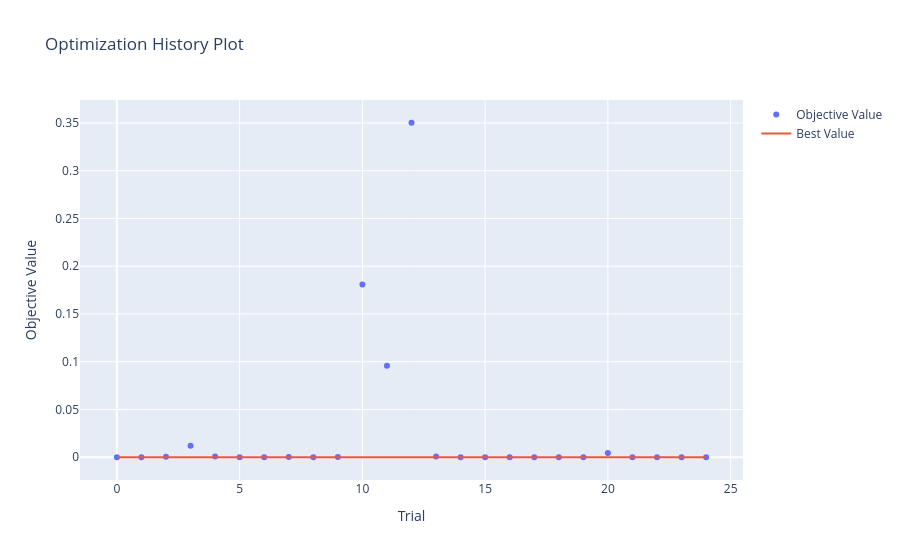
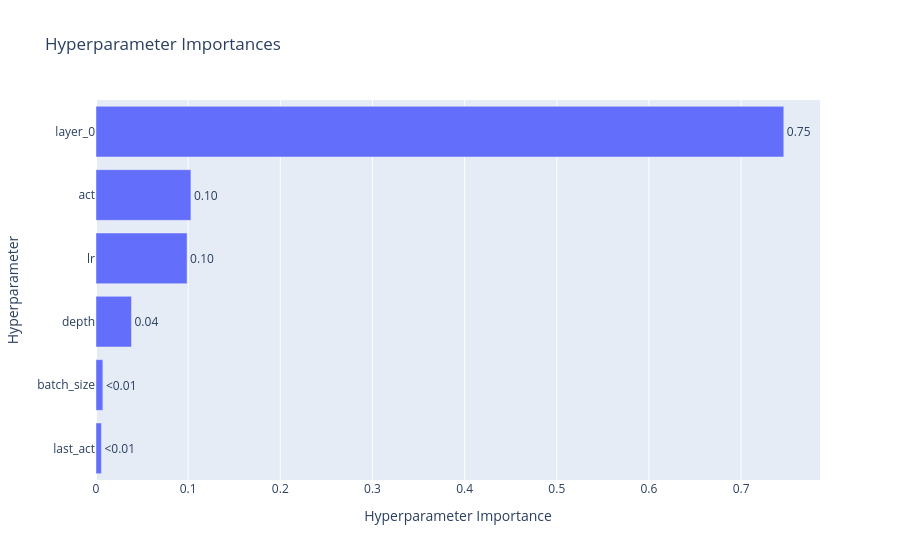
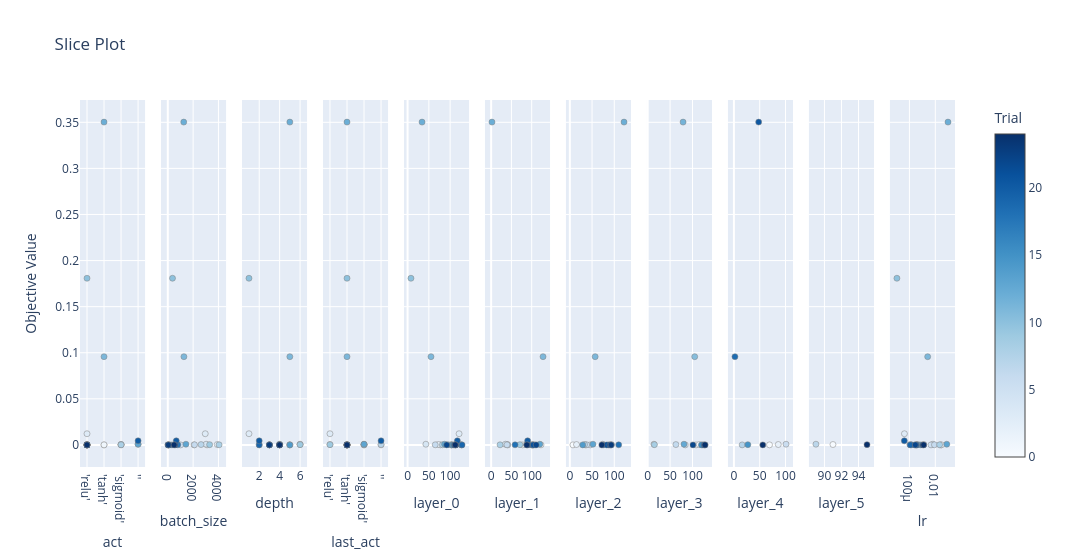

The cell these charts' notebook holds for them, in order:
### Code cell
from plotly.io import show

fig = optuna.visualization.plot_optimization_history(study)
show(fig)

fig = optuna.visualization.plot_param_importances(study)
show(fig)

fig = optuna.visualization.plot_slice(study)
show(fig)

### Figure 1 — Plotly figure (JSON) as saved in the notebook; plotly's stock layout.template omitted (floating-point values rounded to 4 significant figures)
{"data": [{"mode": "markers", "name": "Objective Value", "x": [0, 1, 2, 3, 4, 5, 6, 7, 8, 9, 10, 11, 12, 13, 14, 15, 16, 17, 18, 19, 20, 21, 22, 23, 24], "y": [5.246e-05, 4.034e-05, 0.0004187, 0.01212, 0.000762, 2.24e-05, 0.0001327, 0.0003898, 0.0001117, 0.0002775, 0.1808, 0.09572, 0.3502, 0.000734, 1.791e-05, 1.441e-05, 8.76e-06, 1.148e-05, 9.354e-05, 1.766e-05, 0.004429, 8.495e-06, 2.825e-05, 8.345e-06, 1.501e-05], "type": "scatter"}, {"mode": "lines", "name": "Best Value", "x": [0, 1, 2, 3, 4, 5, 6, 7, 8, 9, 10, 11, 12, 13, 14, 15, 16, 17, 18, 19, 20, 21, 22, 23, 24], "y": [5.246e-05, 4.034e-05, 4.034e-05, 4.034e-05, 4.034e-05, 2.24e-05, 2.24e-05, 2.24e-05, 2.24e-05, 2.24e-05, 2.24e-05, 2.24e-05, 2.24e-05, 2.24e-05, 1.791e-05, 1.441e-05, 8.76e-06, 8.76e-06, 8.76e-06, 8.76e-06, 8.76e-06, 8.495e-06, 8.495e-06, 8.345e-06, 8.345e-06], "type": "scatter"}, {"marker": {"color": "#cccccc"}, "mode": "markers", "name": "Infeasible Trial", "showlegend": false, "x": [], "y": [], "type": "scatter"}], "layout": {"title": {"text": "Optimization History Plot"}, "xaxis": {"title": {"text": "Trial"}}, "yaxis": {"title": {"text": "Objective Value"}}}}

### Figure 2 — Plotly figure (JSON) as saved in the notebook; plotly's stock layout.template omitted (floating-point values rounded to 4 significant figures)
{"data": [{"cliponaxis": false, "hovertemplate": ["last_act (CategoricalDistribution): 0.00588076452439489<extra></extra>", "batch_size (IntDistribution): 0.007452374286981505<extra></extra>", "depth (IntDistribution): 0.03849713011320829<extra></extra>", "lr (FloatDistribution): 0.09883415847991742<extra></extra>", "act (CategoricalDistribution): 0.10299551337334609<extra></extra>", "layer_0 (IntDistribution): 0.7463400592221519<extra></extra>"], "name": "Objective Value", "orientation": "h", "text": ["<0.01", "<0.01", "0.04", "0.10", "0.10", "0.75"], "textposition": "outside", "x": [0.005881, 0.007452, 0.0385, 0.09883, 0.103, 0.7463], "y": ["last_act", "batch_size", "depth", "lr", "act", "layer_0"], "type": "bar"}], "layout": {"title": {"text": "Hyperparameter Importances"}, "xaxis": {"title": {"text": "Hyperparameter Importance"}}, "yaxis": {"title": {"text": "Hyperparameter"}}}}

### Figure 3 — Plotly figure (JSON) as saved in the notebook; plotly's stock layout.template omitted (floating-point values rounded to 4 significant figures)
{"data": [{"marker": {"color": [3, 5, 9, 10, 14, 15, 16, 17, 18, 19, 21, 22, 23, 24, 0, 1, 11, 12, 2, 6, 7, 8, 4, 13, 20], "colorbar": {"title": {"text": "Trial"}, "x": 1.0, "xpad": 40}, "colorscale": [[0.0, "rgb(247,251,255)"], [0.125, "rgb(222,235,247)"], [0.25, "rgb(198,219,239)"], [0.375, "rgb(158,202,225)"], [0.5, "rgb(107,174,214)"], [0.625, "rgb(66,146,198)"], [0.75, "rgb(33,113,181)"], [0.875, "rgb(8,81,156)"], [1.0, "rgb(8,48,107)"]], "line": {"color": "Grey", "width": 0.5}, "showscale": true}, "mode": "markers", "name": "Feasible Trial", "showlegend": false, "x": ["'relu'", "'relu'", "'relu'", "'relu'", "'relu'", "'relu'", "'relu'", "'relu'", "'relu'", "'relu'", "'relu'", "'relu'", "'relu'", "'relu'", "'tanh'", "'tanh'", "'tanh'", "'tanh'", "'sigmoid'", "'sigmoid'", "'sigmoid'", "'sigmoid'", "''", "''", "''"], "y": [0.01212, 2.24e-05, 0.0002775, 0.1808, 1.791e-05, 1.441e-05, 8.76e-06, 1.148e-05, 9.354e-05, 1.766e-05, 8.495e-06, 2.825e-05, 8.345e-06, 1.501e-05, 5.246e-05, 4.034e-05, 0.09572, 0.3502, 0.0004187, 0.0001327, 0.0003898, 0.0001117, 0.000762, 0.000734, 0.004429], "type": "scatter", "xaxis": "x", "yaxis": "y"}, {"marker": {"color": [0, 1, 2, 3, 4, 5, 6, 7, 8, 9, 10, 11, 12, 13, 14, 15, 16, 17, 18, 19, 20, 21, 22, 23, 24], "colorbar": {"title": {"text": "Trial"}, "x": 1.0, "xpad": 40}, "colorscale": [[0.0, "rgb(247,251,255)"], [0.125, "rgb(222,235,247)"], [0.25, "rgb(198,219,239)"], [0.375, "rgb(158,202,225)"], [0.5, "rgb(107,174,214)"], [0.625, "rgb(66,146,198)"], [0.75, "rgb(33,113,181)"], [0.875, "rgb(8,81,156)"], [1.0, "rgb(8,48,107)"]], "line": {"color": "Grey", "width": 0.5}, "showscale": false}, "mode": "markers", "name": "Feasible Trial", "showlegend": false, "x": [3099, 2071, 3906, 2959, 3026, 1018, 2108, 2627, 4050, 3304, 373, 1273, 1260, 1432, 327, 151, 26, 41, 791, 50, 668, 16, 580, 50, 497], "y": [5.246e-05, 4.034e-05, 0.0004187, 0.01212, 0.000762, 2.24e-05, 0.0001327, 0.0003898, 0.0001117, 0.0002775, 0.1808, 0.09572, 0.3502, 0.000734, 1.791e-05, 1.441e-05, 8.76e-06, 1.148e-05, 9.354e-05, 1.766e-05, 0.004429, 8.495e-06, 2.825e-05, 8.345e-06, 1.501e-05], "type": "scatter", "xaxis": "x2", "yaxis": "y2"}, {"marker": {"color": [0, 1, 2, 3, 4, 5, 6, 7, 8, 9, 10, 11, 12, 13, 14, 15, 16, 17, 18, 19, 20, 21, 22, 23, 24], "colorbar": {"title": {"text": "Trial"}, "x": 1.0, "xpad": 40}, "colorscale": [[0.0, "rgb(247,251,255)"], [0.125, "rgb(222,235,247)"], [0.25, "rgb(198,219,239)"], [0.375, "rgb(158,202,225)"], [0.5, "rgb(107,174,214)"], [0.625, "rgb(66,146,198)"], [0.75, "rgb(33,113,181)"], [0.875, "rgb(8,81,156)"], [1.0, "rgb(8,48,107)"]], "line": {"color": "Grey", "width": 0.5}, "showscale": false}, "mode": "markers", "name": "Feasible Trial", "showlegend": false, "x": [3, 5, 6, 1, 6, 5, 3, 4, 2, 6, 1, 5, 5, 4, 5, 4, 4, 3, 3, 2, 2, 4, 4, 3, 4], "y": [5.246e-05, 4.034e-05, 0.0004187, 0.01212, 0.000762, 2.24e-05, 0.0001327, 0.0003898, 0.0001117, 0.0002775, 0.1808, 0.09572, 0.3502, 0.000734, 1.791e-05, 1.441e-05, 8.76e-06, 1.148e-05, 9.354e-05, 1.766e-05, 0.004429, 8.495e-06, 2.825e-05, 8.345e-06, 1.501e-05], "type": "scatter", "xaxis": "x3", "yaxis": "y3"}, {"marker": {"color": [2, 3, 9, 5, 10, 11, 12, 14, 15, 16, 17, 18, 19, 21, 22, 23, 24, 1, 4, 6, 8, 13, 0, 7, 20], "colorbar": {"title": {"text": "Trial"}, "x": 1.0, "xpad": 40}, "colorscale": [[0.0, "rgb(247,251,255)"], [0.125, "rgb(222,235,247)"], [0.25, "rgb(198,219,239)"], [0.375, "rgb(158,202,225)"], [0.5, "rgb(107,174,214)"], [0.625, "rgb(66,146,198)"], [0.75, "rgb(33,113,181)"], [0.875, "rgb(8,81,156)"], [1.0, "rgb(8,48,107)"]], "line": {"color": "Grey", "width": 0.5}, "showscale": false}, "mode": "markers", "name": "Feasible Trial", "showlegend": false, "x": ["'relu'", "'relu'", "'relu'", "'tanh'", "'tanh'", "'tanh'", "'tanh'", "'tanh'", "'tanh'", "'tanh'", "'tanh'", "'tanh'", "'tanh'", "'tanh'", "'tanh'", "'tanh'", "'tanh'", "'sigmoid'", "'sigmoid'", "'sigmoid'", "'sigmoid'", "'sigmoid'", "''", "''", "''"], "y": [0.0004187, 0.01212, 0.0002775, 2.24e-05, 0.1808, 0.09572, 0.3502, 1.791e-05, 1.441e-05, 8.76e-06, 1.148e-05, 9.354e-05, 1.766e-05, 8.495e-06, 2.825e-05, 8.345e-06, 1.501e-05, 4.034e-05, 0.000762, 0.0001327, 0.0001117, 0.000734, 5.246e-05, 0.0003898, 0.004429], "type": "scatter", "xaxis": "x4", "yaxis": "y4"}, {"marker": {"color": [0, 1, 2, 3, 4, 5, 6, 7, 8, 9, 10, 11, 12, 13, 14, 15, 16, 17, 18, 19, 20, 21, 22, 23, 24], "colorbar": {"title": {"text": "Trial"}, "x": 1.0, "xpad": 40}, "colorscale": [[0.0, "rgb(247,251,255)"], [0.125, "rgb(222,235,247)"], [0.25, "rgb(198,219,239)"], [0.375, "rgb(158,202,225)"], [0.5, "rgb(107,174,214)"], [0.625, "rgb(66,146,198)"], [0.75, "rgb(33,113,181)"], [0.875, "rgb(8,81,156)"], [1.0, "rgb(8,48,107)"]], "line": {"color": "Grey", "width": 0.5}, "showscale": false}, "mode": "markers", "name": "Feasible Trial", "showlegend": false, "x": [103, 77, 72, 121, 43, 102, 65, 115, 82, 95, 8, 55, 34, 87, 104, 107, 113, 127, 126, 128, 117, 110, 92, 113, 112], "y": [5.246e-05, 4.034e-05, 0.0004187, 0.01212, 0.000762, 2.24e-05, 0.0001327, 0.0003898, 0.0001117, 0.0002775, 0.1808, 0.09572, 0.3502, 0.000734, 1.791e-05, 1.441e-05, 8.76e-06, 1.148e-05, 9.354e-05, 1.766e-05, 0.004429, 8.495e-06, 2.825e-05, 8.345e-06, 1.501e-05], "type": "scatter", "xaxis": "x5", "yaxis": "y5"}, {"marker": {"color": [0, 1, 2, 4, 5, 6, 7, 8, 9, 11, 12, 13, 14, 15, 16, 17, 18, 19, 20, 21, 22, 23, 24], "colorbar": {"title": {"text": "Trial"}, "x": 1.0, "xpad": 40}, "colorscale": [[0.0, "rgb(247,251,255)"], [0.125, "rgb(222,235,247)"], [0.25, "rgb(198,219,239)"], [0.375, "rgb(158,202,225)"], [0.5, "rgb(107,174,214)"], [0.625, "rgb(66,146,198)"], [0.75, "rgb(33,113,181)"], [0.875, "rgb(8,81,156)"], [1.0, "rgb(8,48,107)"]], "line": {"color": "Grey", "width": 0.5}, "showscale": false}, "mode": "markers", "name": "Feasible Trial", "showlegend": false, "x": [78, 123, 40, 35, 41, 39, 87, 22, 71, 128, 2, 120, 101, 100, 104, 102, 59, 108, 90, 104, 111, 90, 88], "y": [5.246e-05, 4.034e-05, 0.0004187, 0.000762, 2.24e-05, 0.0001327, 0.0003898, 0.0001117, 0.0002775, 0.09572, 0.3502, 0.000734, 1.791e-05, 1.441e-05, 8.76e-06, 1.148e-05, 9.354e-05, 1.766e-05, 0.004429, 8.495e-06, 2.825e-05, 8.345e-06, 1.501e-05], "type": "scatter", "xaxis": "x6", "yaxis": "y6"}, {"marker": {"color": [0, 1, 2, 4, 5, 6, 7, 9, 11, 12, 13, 14, 15, 16, 17, 18, 21, 22, 23, 24], "colorbar": {"title": {"text": "Trial"}, "x": 1.0, "xpad": 40}, "colorscale": [[0.0, "rgb(247,251,255)"], [0.125, "rgb(222,235,247)"], [0.25, "rgb(198,219,239)"], [0.375, "rgb(158,202,225)"], [0.5, "rgb(107,174,214)"], [0.625, "rgb(66,146,198)"], [0.75, "rgb(33,113,181)"], [0.875, "rgb(8,81,156)"], [1.0, "rgb(8,48,107)"]], "line": {"color": "Grey", "width": 0.5}, "showscale": false}, "mode": "markers", "name": "Feasible Trial", "showlegend": false, "x": [7, 35, 15, 74, 46, 38, 33, 94, 57, 122, 52, 29, 75, 87, 92, 110, 83, 90, 93, 72], "y": [5.246e-05, 4.034e-05, 0.0004187, 0.000762, 2.24e-05, 0.0001327, 0.0003898, 0.0002775, 0.09572, 0.3502, 0.000734, 1.791e-05, 1.441e-05, 8.76e-06, 1.148e-05, 9.354e-05, 8.495e-06, 2.825e-05, 8.345e-06, 1.501e-05], "type": "scatter", "xaxis": "x7", "yaxis": "y7"}, {"marker": {"color": [1, 2, 4, 5, 7, 9, 11, 12, 13, 14, 15, 16, 21, 22, 24], "colorbar": {"title": {"text": "Trial"}, "x": 1.0, "xpad": 40}, "colorscale": [[0.0, "rgb(247,251,255)"], [0.125, "rgb(222,235,247)"], [0.25, "rgb(198,219,239)"], [0.375, "rgb(158,202,225)"], [0.5, "rgb(107,174,214)"], [0.625, "rgb(66,146,198)"], [0.75, "rgb(33,113,181)"], [0.875, "rgb(8,81,156)"], [1.0, "rgb(8,48,107)"]], "line": {"color": "Grey", "width": 0.5}, "showscale": false}, "mode": "markers", "name": "Feasible Trial", "showlegend": false, "x": [108, 115, 14, 84, 63, 15, 105, 79, 81, 123, 128, 120, 126, 101, 128], "y": [4.034e-05, 0.0004187, 0.000762, 2.24e-05, 0.0003898, 0.0002775, 0.09572, 0.3502, 0.000734, 1.791e-05, 1.441e-05, 8.76e-06, 8.495e-06, 2.825e-05, 1.501e-05], "type": "scatter", "xaxis": "x8", "yaxis": "y8"}, {"marker": {"color": [1, 2, 4, 5, 9, 11, 12, 14], "colorbar": {"title": {"text": "Trial"}, "x": 1.0, "xpad": 40}, "colorscale": [[0.0, "rgb(247,251,255)"], [0.125, "rgb(222,235,247)"], [0.25, "rgb(198,219,239)"], [0.375, "rgb(158,202,225)"], [0.5, "rgb(107,174,214)"], [0.625, "rgb(66,146,198)"], [0.75, "rgb(33,113,181)"], [0.875, "rgb(8,81,156)"], [1.0, "rgb(8,48,107)"]], "line": {"color": "Grey", "width": 0.5}, "showscale": false}, "mode": "markers", "name": "Feasible Trial", "showlegend": false, "x": [69, 86, 101, 16, 27, 2, 48, 56], "y": [4.034e-05, 0.0004187, 0.000762, 2.24e-05, 0.0002775, 0.09572, 0.3502, 1.791e-05], "type": "scatter", "xaxis": "x9", "yaxis": "y9"}, {"marker": {"color": [2, 4, 9], "colorbar": {"title": {"text": "Trial"}, "x": 1.0, "xpad": 40}, "colorscale": [[0.0, "rgb(247,251,255)"], [0.125, "rgb(222,235,247)"], [0.25, "rgb(198,219,239)"], [0.375, "rgb(158,202,225)"], [0.5, "rgb(107,174,214)"], [0.625, "rgb(66,146,198)"], [0.75, "rgb(33,113,181)"], [0.875, "rgb(8,81,156)"], [1.0, "rgb(8,48,107)"]], "line": {"color": "Grey", "width": 0.5}, "showscale": false}, "mode": "markers", "name": "Feasible Trial", "showlegend": false, "x": [91, 89, 95], "y": [0.0004187, 0.000762, 0.0002775], "type": "scatter", "xaxis": "x10", "yaxis": "y10"}, {"marker": {"color": [0, 1, 2, 3, 4, 5, 6, 7, 8, 9, 10, 11, 12, 13, 14, 15, 16, 17, 18, 19, 20, 21, 22, 23, 24], "colorbar": {"title": {"text": "Trial"}, "x": 1.0, "xpad": 40}, "colorscale": [[0.0, "rgb(247,251,255)"], [0.125, "rgb(222,235,247)"], [0.25, "rgb(198,219,239)"], [0.375, "rgb(158,202,225)"], [0.5, "rgb(107,174,214)"], [0.625, "rgb(66,146,198)"], [0.75, "rgb(33,113,181)"], [0.875, "rgb(8,81,156)"], [1.0, "rgb(8,48,107)"]], "line": {"color": "Grey", "width": 0.5}, "showscale": false}, "mode": "markers", "name": "Feasible Trial", "showlegend": false, "x": [0.02689, 0.02987, 0.001319, 4.119e-05, 0.006562, 0.004658, 0.008591, 0.0004408, 0.02166, 0.0001093, 1.08e-05, 0.002568, 0.09586, 0.07709, 0.000752, 0.0003891, 0.0003614, 0.0002625, 0.000146, 0.0001163, 4.027e-05, 0.0003338, 0.0002869, 0.001093, 0.00127], "y": [5.246e-05, 4.034e-05, 0.0004187, 0.01212, 0.000762, 2.24e-05, 0.0001327, 0.0003898, 0.0001117, 0.0002775, 0.1808, 0.09572, 0.3502, 0.000734, 1.791e-05, 1.441e-05, 8.76e-06, 1.148e-05, 9.354e-05, 1.766e-05, 0.004429, 8.495e-06, 2.825e-05, 8.345e-06, 1.501e-05], "type": "scatter", "xaxis": "x11", "yaxis": "y11"}], "layout": {"xaxis": {"anchor": "y", "domain": [0.0, 0.07438], "title": {"text": "act"}, "type": "category", "categoryorder": "array", "categoryarray": ["'relu'", "'tanh'", "'sigmoid'", "''"]}, "yaxis": {"anchor": "x", "domain": [0.0, 1.0], "title": {"text": "Objective Value"}}, "xaxis2": {"anchor": "y2", "domain": [0.09256, 0.1669], "title": {"text": "batch_size"}}, "yaxis2": {"anchor": "x2", "domain": [0.0, 1.0], "matches": "y", "showticklabels": false}, "xaxis3": {"anchor": "y3", "domain": [0.1851, 0.2595], "title": {"text": "depth"}}, "yaxis3": {"anchor": "x3", "domain": [0.0, 1.0], "matches": "y", "showticklabels": false}, "xaxis4": {"anchor": "y4", "domain": [0.2777, 0.3521], "title": {"text": "last_act"}, "type": "category", "categoryorder": "array", "categoryarray": ["'relu'", "'tanh'", "'sigmoid'", "''"]}, "yaxis4": {"anchor": "x4", "domain": [0.0, 1.0], "matches": "y", "showticklabels": false}, "xaxis5": {"anchor": "y5", "domain": [0.3702, 0.4446], "title": {"text": "layer_0"}}, "yaxis5": {"anchor": "x5", "domain": [0.0, 1.0], "matches": "y", "showticklabels": false}, "xaxis6": {"anchor": "y6", "domain": [0.4628, 0.5372], "title": {"text": "layer_1"}}, "yaxis6": {"anchor": "x6", "domain": [0.0, 1.0], "matches": "y", "showticklabels": false}, "xaxis7": {"anchor": "y7", "domain": [0.5554, 0.6298], "title": {"text": "layer_2"}}, "yaxis7": {"anchor": "x7", "domain": [0.0, 1.0], "matches": "y", "showticklabels": false}, "xaxis8": {"anchor": "y8", "domain": [0.6479, 0.7223], "title": {"text": "layer_3"}}, "yaxis8": {"anchor": "x8", "domain": [0.0, 1.0], "matches": "y", "showticklabels": false}, "xaxis9": {"anchor": "y9", "domain": [0.7405, 0.8149], "title": {"text": "layer_4"}}, "yaxis9": {"anchor": "x9", "domain": [0.0, 1.0], "matches": "y", "showticklabels": false}, "xaxis10": {"anchor": "y10", "domain": [0.8331, 0.9074], "title": {"text": "layer_5"}}, "yaxis10": {"anchor": "x10", "domain": [0.0, 1.0], "matches": "y", "showticklabels": false}, "xaxis11": {"anchor": "y11", "domain": [0.9256, 1.0], "title": {"text": "lr"}, "type": "log"}, "yaxis11": {"anchor": "x11", "domain": [0.0, 1.0], "matches": "y", "showticklabels": false}, "title": {"text": "Slice Plot"}, "width": 3300}}
